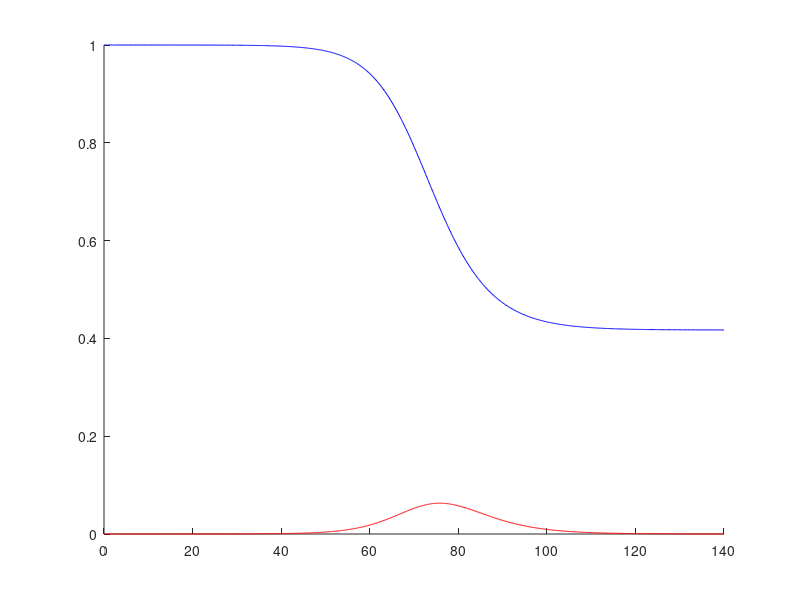

Source code (MATLAB): (Note: this script raises an error after producing the figure.)
function SIR()
%Solving SIR pandemic model equations
% Reset everything
clc; home;
close all hidden
% Solve equations
options = odeset('RelTol',1e-10,'AbsTol',[1e-10 1e-10 1e-10]);
[t,y] = ode45(@rhs,[0 140],[1;0.000001;0], options);
[s1,s2] = size(t);
y=y(1:s1,:);
t=t(1:s1);
% Plot the results
figure('Position', [10,300,500,400]),
plot(t,y(:,1),'-b',t,y(:,2),'-r',t,y(:,3),'-g','LineWidth',2, 'LineSmoothing','on')
title('SIR model'); xlabel('time'); ylabel('Population fraction');
return;
%%%%%%%%%%%%%%%%%% Right-hand equation part
function dydt=rhs(t,y)
global A B
beta = 1/2;
gamma = 1/3;
ds = -beta*y(1)*y(2);
di = beta*y(1)*y(2)-gamma*y(2);
dr = -ds-di;
dydt = [ds; di; dr];
return;